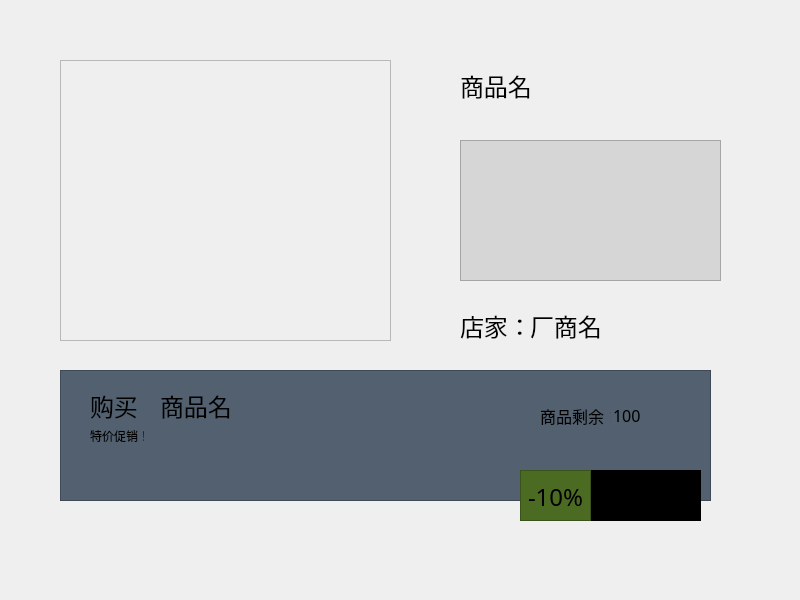
<?xml version="1.0" encoding="UTF-8"?>
<ui version="4.0">
 <class>shopdetail_sailer</class>
 <widget class="QWidget" name="shopdetail_sailer">
  <property name="geometry">
   <rect>
    <x>0</x>
    <y>0</y>
    <width>800</width>
    <height>600</height>
   </rect>
  </property>
  <property name="windowTitle">
   <string>Form</string>
  </property>
  <widget class="QLabel" name="projectname_lb">
   <property name="geometry">
    <rect>
     <x>460</x>
     <y>70</y>
     <width>261</width>
     <height>31</height>
    </rect>
   </property>
   <property name="font">
    <font>
     <family>阿里巴巴普惠体 M</family>
     <pointsize>18</pointsize>
    </font>
   </property>
   <property name="text">
    <string>商品名</string>
   </property>
  </widget>
  <widget class="QFrame" name="frame_3">
   <property name="geometry">
    <rect>
     <x>590</x>
     <y>470</y>
     <width>111</width>
     <height>51</height>
    </rect>
   </property>
   <property name="styleSheet">
    <string notr="true">background-color: rgb(0, 0, 0);</string>
   </property>
   <property name="frameShape">
    <enum>QFrame::StyledPanel</enum>
   </property>
   <property name="frameShadow">
    <enum>QFrame::Raised</enum>
   </property>
   <widget class="QLabel" name="nodiscount_lb">
    <property name="geometry">
     <rect>
      <x>10</x>
      <y>10</y>
      <width>71</width>
      <height>31</height>
     </rect>
    </property>
    <property name="font">
     <font>
      <family>阿里巴巴普惠体 M</family>
      <pointsize>14</pointsize>
     </font>
    </property>
    <property name="text">
     <string>¥30</string>
    </property>
   </widget>
   <widget class="QLabel" name="discountold_lb">
    <property name="geometry">
     <rect>
      <x>10</x>
      <y>10</y>
      <width>54</width>
      <height>12</height>
     </rect>
    </property>
    <property name="text">
     <string>¥30</string>
    </property>
   </widget>
   <widget class="QLabel" name="discountnew_lb">
    <property name="geometry">
     <rect>
      <x>10</x>
      <y>22</y>
      <width>71</width>
      <height>29</height>
     </rect>
    </property>
    <property name="font">
     <font>
      <family>阿里巴巴普惠体 M</family>
      <pointsize>14</pointsize>
     </font>
    </property>
    <property name="text">
     <string>¥10</string>
    </property>
   </widget>
  </widget>
  <widget class="QFrame" name="frame_4">
   <property name="geometry">
    <rect>
     <x>520</x>
     <y>470</y>
     <width>71</width>
     <height>51</height>
    </rect>
   </property>
   <property name="styleSheet">
    <string notr="true">background-color: rgb(76, 107, 34);</string>
   </property>
   <property name="frameShape">
    <enum>QFrame::StyledPanel</enum>
   </property>
   <property name="frameShadow">
    <enum>QFrame::Raised</enum>
   </property>
   <widget class="QLabel" name="discountprecent_lb">
    <property name="geometry">
     <rect>
      <x>8</x>
      <y>11</y>
      <width>61</width>
      <height>31</height>
     </rect>
    </property>
    <property name="font">
     <font>
      <family>阿里巴巴普惠体 M</family>
      <pointsize>18</pointsize>
     </font>
    </property>
    <property name="text">
     <string>-10%</string>
    </property>
   </widget>
  </widget>
  <widget class="QFrame" name="icon_Fra">
   <property name="geometry">
    <rect>
     <x>60</x>
     <y>60</y>
     <width>331</width>
     <height>281</height>
    </rect>
   </property>
   <property name="frameShape">
    <enum>QFrame::StyledPanel</enum>
   </property>
   <property name="frameShadow">
    <enum>QFrame::Raised</enum>
   </property>
  </widget>
  <widget class="QLabel" name="projectfather_lb">
   <property name="geometry">
    <rect>
     <x>530</x>
     <y>310</y>
     <width>181</width>
     <height>31</height>
    </rect>
   </property>
   <property name="font">
    <font>
     <family>阿里巴巴普惠体 M</family>
     <pointsize>18</pointsize>
    </font>
   </property>
   <property name="text">
    <string>厂商名</string>
   </property>
  </widget>
  <widget class="QFrame" name="frame_2">
   <property name="geometry">
    <rect>
     <x>60</x>
     <y>370</y>
     <width>651</width>
     <height>131</height>
    </rect>
   </property>
   <property name="styleSheet">
    <string notr="true">background-color: rgb(82, 96, 111);</string>
   </property>
   <property name="frameShape">
    <enum>QFrame::StyledPanel</enum>
   </property>
   <property name="frameShadow">
    <enum>QFrame::Raised</enum>
   </property>
   <widget class="QLabel" name="buy_lb">
    <property name="geometry">
     <rect>
      <x>30</x>
      <y>20</y>
      <width>51</width>
      <height>31</height>
     </rect>
    </property>
    <property name="font">
     <font>
      <family>阿里巴巴普惠体 M</family>
      <pointsize>18</pointsize>
     </font>
    </property>
    <property name="text">
     <string>购买</string>
    </property>
   </widget>
   <widget class="QLabel" name="projectname_lb2">
    <property name="geometry">
     <rect>
      <x>100</x>
      <y>20</y>
      <width>231</width>
      <height>31</height>
     </rect>
    </property>
    <property name="font">
     <font>
      <family>阿里巴巴普惠体 M</family>
      <pointsize>18</pointsize>
     </font>
    </property>
    <property name="text">
     <string>商品名</string>
    </property>
   </widget>
   <widget class="QLabel" name="special_lb">
    <property name="geometry">
     <rect>
      <x>30</x>
      <y>60</y>
      <width>54</width>
      <height>12</height>
     </rect>
    </property>
    <property name="text">
     <string>特价促销！</string>
    </property>
   </widget>
   <widget class="QLabel" name="still_lb">
    <property name="geometry">
     <rect>
      <x>480</x>
      <y>30</y>
      <width>71</width>
      <height>31</height>
     </rect>
    </property>
    <property name="font">
     <font>
      <family>阿里巴巴普惠体 M</family>
      <pointsize>12</pointsize>
     </font>
    </property>
    <property name="text">
     <string>商品剩余：</string>
    </property>
   </widget>
   <widget class="QLabel" name="projectnumber_lb">
    <property name="geometry">
     <rect>
      <x>553</x>
      <y>30</y>
      <width>71</width>
      <height>31</height>
     </rect>
    </property>
    <property name="font">
     <font>
      <family>阿里巴巴普惠体 M</family>
      <pointsize>12</pointsize>
     </font>
    </property>
    <property name="text">
     <string>100</string>
    </property>
   </widget>
  </widget>
  <widget class="QTextBrowser" name="projectinfor_text">
   <property name="geometry">
    <rect>
     <x>460</x>
     <y>140</y>
     <width>261</width>
     <height>141</height>
    </rect>
   </property>
   <property name="styleSheet">
    <string notr="true">background-color: rgb(214, 214, 214);</string>
   </property>
  </widget>
  <widget class="QLabel" name="projectfather_lb_2">
   <property name="geometry">
    <rect>
     <x>460</x>
     <y>310</y>
     <width>71</width>
     <height>31</height>
    </rect>
   </property>
   <property name="font">
    <font>
     <family>阿里巴巴普惠体 M</family>
     <pointsize>18</pointsize>
    </font>
   </property>
   <property name="text">
    <string>店家：</string>
   </property>
  </widget>
  <zorder>frame_2</zorder>
  <zorder>projectname_lb</zorder>
  <zorder>frame_3</zorder>
  <zorder>frame_4</zorder>
  <zorder>icon_Fra</zorder>
  <zorder>projectfather_lb</zorder>
  <zorder>projectinfor_text</zorder>
  <zorder>projectfather_lb_2</zorder>
 </widget>
 <resources/>
 <connections/>
</ui>
